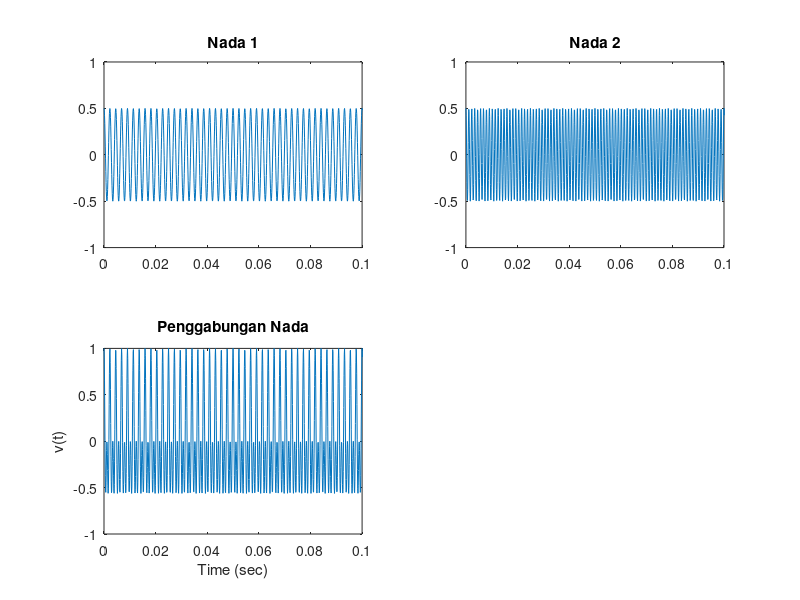

Recreate this plot in MATLAB.
clear all;
fs = 10000; t=0:1/fs:0.5;
v1 = 0.5 * cos  (2 * pi * 440 * t);
v2 = 0.5 * cos (2 * pi * 880 * t);
v = v1 + v2;
sound(v1, fs);
subplot (2,2,1);
plot(t,v1);
axis([0 00.1 -1 1]);
title("Nada 1");

sound(v2, fs);
subplot (2,2,2);
plot(t,v2);
axis([0 00.1 -1 1]);
title("Nada 2");

sound(v2, fs);
subplot (2,2,3);
plot(t,v);
title("Penggabungan Nada");
axis([0 00.1 -1 1]);
xlabel('Time (sec)');
ylabel('v(t)');
